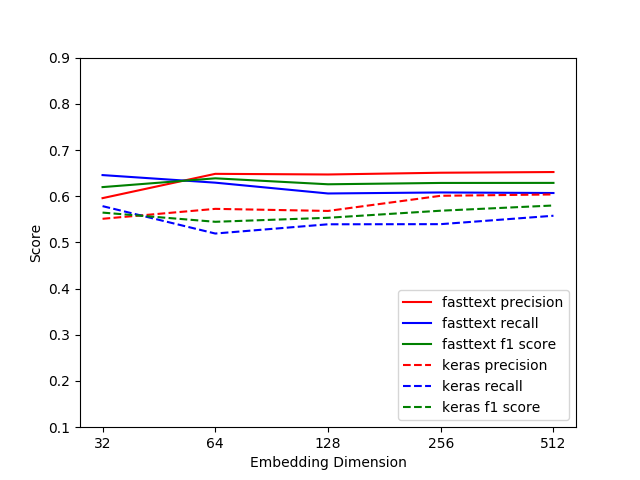

Recreate this plot in Python.
import matplotlib.pyplot as plt
fasttext_f1 = [0.6197, 0.6387, 0.6258, 0.6287, 0.6288]
fasttext_recall = [0.6457, 0.6293, 0.6059, 0.6081, 0.6069]
fasttext_precision = [0.5958, 0.6484, 0.6470, 0.6508, 0.6523]

keras_f1 = [0.5645, 0.5446, 0.5533, 0.5686, 0.5799]
keras_recall = [0.5785, 0.5192, 0.5392, 0.5395, 0.5577]
keras_precision = [0.5511, 0.5726, 0.5681, 0.6009, 0.6038]

x = [1, 2, 3, 4, 5]
y = [0.1, 0.2, 0.3, 0.4, 0.5, 0.6, 0.7, 0.8, 0.9]
x_labels = [32, 64, 128, 256, 512]

plt.plot(x, fasttext_precision, label='fasttext precision', color='red')
plt.plot(x, fasttext_recall, label='fasttext recall', color='blue')
plt.plot(x, fasttext_f1, label='fasttext f1 score', color='green')

plt.plot(x, keras_precision, label='keras precision', color='red', linestyle='--')
plt.plot(x, keras_recall, label='keras recall', color='blue', linestyle='--')
plt.plot(x, keras_f1, label='keras f1 score', color='green', linestyle='--')

plt.xticks(x, x_labels)
plt.yticks(y)

plt.ylabel('Score')
plt.xlabel('Embedding Dimension')
plt.legend(loc='lower right')
plt.savefig('embedding.png')
